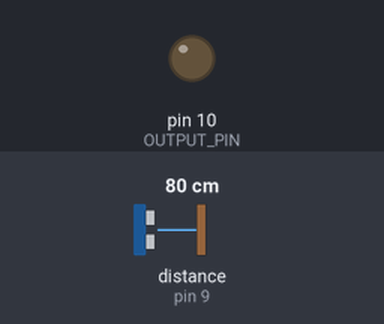
The sketch below on a simulated Arduino Uno, built with avr-gcc and run on an emulated ATmega328P. Shown: output pins drawn as LEDs (lit = HIGH). The inputs (shaded band) are chosen by the test bench; at power-on: distance to the obstacle (sensor on pin 9) 80 cm. The echo pulse lasts 58.3 µs per cm.

Above: at 1.2 s.
1.3 s: distance to the obstacle (sensor on pin 9) set to 101 cm
3.2 s: distance to the obstacle (sensor on pin 9) set to 109 cm
At 4.3 s:
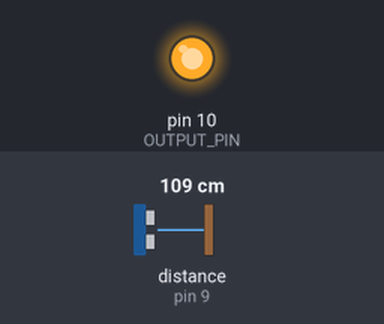
Timing chart, 0 to 6.2 s (numbered marks = the images above; inputs shaded):
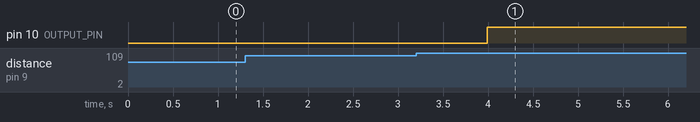

The sketch:

Final_Ultrasonic.ino
```cpp
#define TIMER_INTERRUPT_DEBUG         0
#define _TIMERINTERRUPT_LOGLEVEL_     0

#include <NewPing.h>
#define TRIGGER_PIN  8  // Arduino pin tied to trigger pin on the ultrasonic sensor.
#define ECHO_PIN     9  // Arduino pin tied to echo pin on the ultrasonic sensor.
#define MAX_DISTANCE 200 // Maximum distance we want to ping for (in centimeters). Maximum sensor distance is rated at 400-500cm.
#define OUTPUT_PIN 10

#define USE_TIMER_1     true

NewPing sonar(TRIGGER_PIN, ECHO_PIN, MAX_DISTANCE); // NewPing setup of pins and maximum distance.

#include <TimerInterrupt.h>

typedef enum {PINGING, SENDING, STOPPED} States_t;
States_t state;

void send() {
  digitalWrite(OUTPUT_PIN, HIGH);
}

void setup() {
  Serial.begin(9600);
  while (!Serial);
  ITimer1.init();
  pinMode(OUTPUT_PIN, OUTPUT);
  digitalWrite(OUTPUT_PIN, LOW);
  state = PINGING;
  //ITimer1.setInterval(1000, sonarping);
}

void loop() {
  //This just pings the ultrasonic sensor once every 100 mS, then
  //sets the output pin high if the distance detected is in the desired range.
  //The desired range corresponds to the ropot facing towards the gap in the wall,
  //and the 700 mS delay gives the robot time to rotate to the line.
  if (state == PINGING) {
    unsigned int uS = sonar.ping();
    uS = sonar.convert_cm(uS);
    if (uS < 120 && uS > 105) {
      state = SENDING;
      delay(700);
      send();
    }
    delay(100);
  }
}
```

Measured:
- the behaviour switches between 103 and 104 cm on distance to the obstacle (sensor on pin 9) (found by bisection; images 0 and 1)
- after the input at 1.3 s, every drawn part: stays the same
- after the input at 3.2 s, pin 10 (OUTPUT_PIN): LOW → HIGH after 0.79 s
